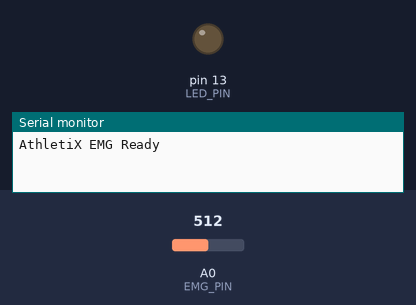
This sketch was run on a simulated Arduino Uno, built with avr-gcc and run on an emulated ATmega328P. Shown: output pins drawn as LEDs (lit = HIGH), the last lines printed to the serial monitor. The test bench sets the inputs (shaded band); at power-on: A0 (EMG_PIN) = 512.

Above: at 0.3 s.
At 2.4 s:
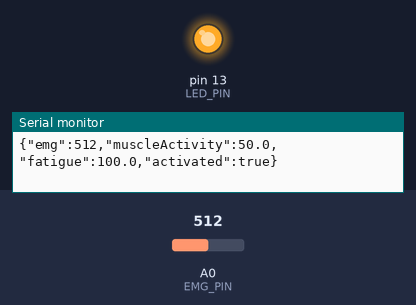
2.5 s: A0 (EMG_PIN) set to 900
5.5 s: A0 (EMG_PIN) set to 1023
Timing chart, 0 to 8.5 s (numbered marks = the images above; inputs shaded):
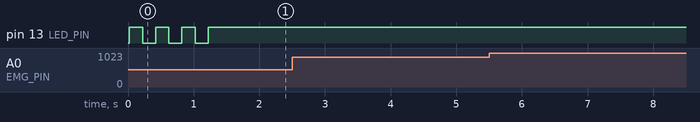

The sketch:

arduino_uno_usb_firmware.ino
```cpp
// AthletiX EMG Sensor - Arduino Uno USB Serial
// Direct USB connection to computer

const int EMG_PIN = A0;
const int LED_PIN = 13;
const int SAMPLE_RATE = 50;
const int BUFFER_SIZE = 20;
const int THRESHOLD = 100;

int emgBuffer[BUFFER_SIZE];
int bufferIndex = 0;
float muscleActivity = 0;
float fatigueLevel = 0;
bool isActivated = false;

void setup() {
  Serial.begin(9600);
  pinMode(EMG_PIN, INPUT);
  pinMode(LED_PIN, OUTPUT);

  for(int i = 0; i < BUFFER_SIZE; i++) {
    emgBuffer[i] = 0;
  }

  Serial.println("AthletiX EMG Ready");
  Serial.flush();

  // Blink ready signal
  for(int i = 0; i < 3; i++) {
    digitalWrite(LED_PIN, HIGH);
    delay(200);
    digitalWrite(LED_PIN, LOW);
    delay(200);
  }

  Serial.println("Starting EMG loop...");
}

void loop() {
  int emgValue = analogRead(EMG_PIN);

  emgBuffer[bufferIndex] = emgValue;
  bufferIndex = (bufferIndex + 1) % BUFFER_SIZE;

  muscleActivity = map(emgValue, 0, 1023, 0, 100);
  fatigueLevel = calculateFatigue();
  isActivated = emgValue > THRESHOLD;

  digitalWrite(LED_PIN, isActivated ? HIGH : LOW);

  // Send JSON data
  Serial.print("{\"emg\":");
  Serial.print(emgValue);
  Serial.print(",\"muscleActivity\":");
  Serial.print(muscleActivity, 1);
  Serial.print(",\"fatigue\":");
  Serial.print(fatigueLevel, 1);
  Serial.print(",\"activated\":");
  Serial.print(isActivated ? "true" : "false");
  Serial.println("}");
  Serial.flush();

  delay(1000 / SAMPLE_RATE);
}

float calculateFatigue() {
  long sum = 0;
  for(int i = 0; i < BUFFER_SIZE; i++) {
    sum += emgBuffer[i];
  }
  float mean = (float)sum / BUFFER_SIZE;

  float variance = 0;
  for(int i = 0; i < BUFFER_SIZE; i++) {
    float diff = emgBuffer[i] - mean;
    variance += diff * diff;
  }
  variance /= BUFFER_SIZE;

  return constrain(map(variance, 0, 5000, 0, 100), 0, 100);
}
```

Measured:
- by itself, pin 13 (LED_PIN): alternates HIGH for 0.20 s and LOW for 0.20 s, 6 changes in all, then stays HIGH
